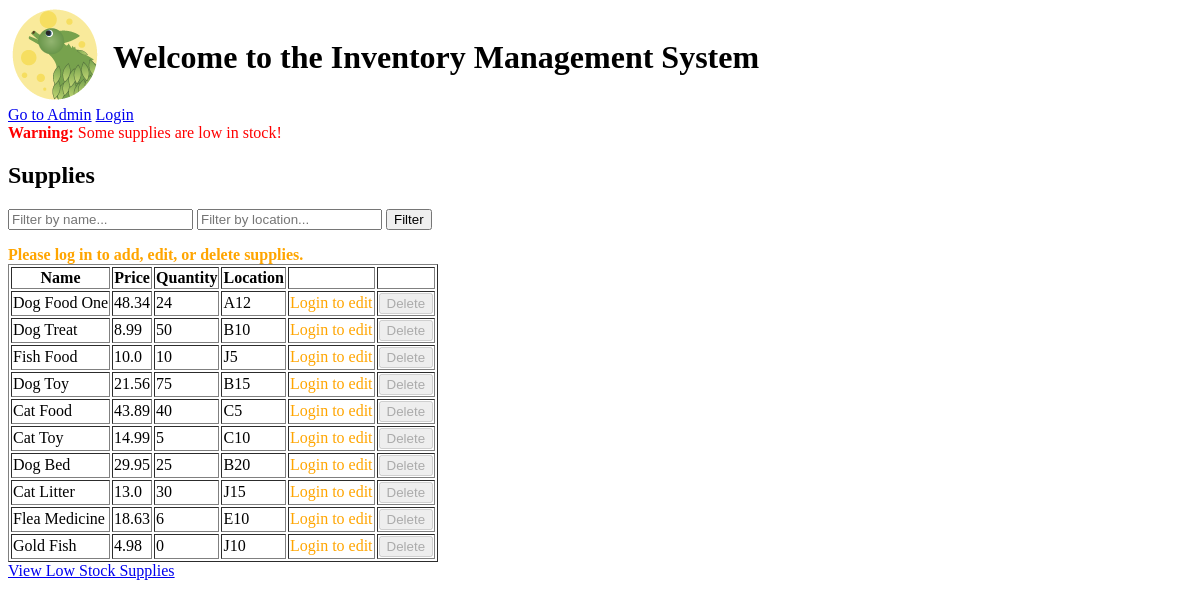
The app's page /, older data.
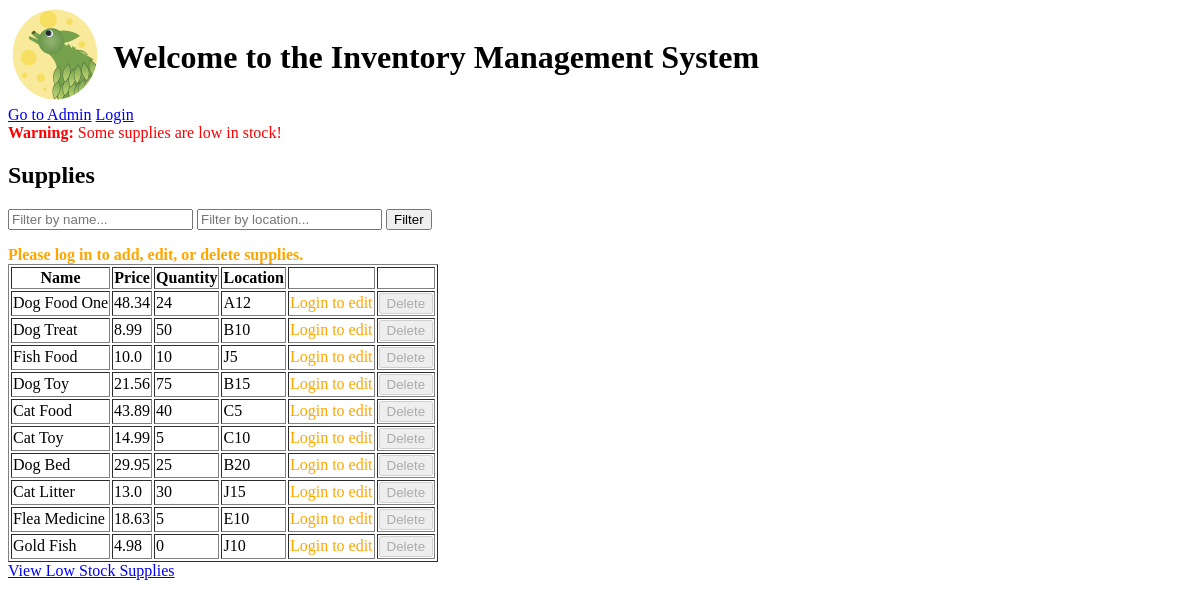
The same page, newer data.
### inventory/models.py (models this page shows, shortened)
class Supply(models.Model):
    name = models.CharField(max_length=255, primary_key=True)
    price = models.FloatField()
    quantity = models.IntegerField()
    location = models.CharField(max_length=255)
    reorder_point = models.PositiveIntegerField(default=5)

### inventory/views.py (the view, shortened to what this page needs)
# urls.py: path('', views.index, name='index'),
def index(request):
    location_query = request.GET.get('location', '')
    name_query = request.GET.get('name', '')
    supplies = Supply.objects.all()
    if location_query:
        supplies = supplies.filter(location__icontains=location_query)
    if name_query:
        supplies = supplies.filter(name__icontains=name_query)
    low_stock_items = Supply.objects.filter(quantity__lte=models.F('reorder_point'))
    context = {
        'supplies': supplies,
        'low_stock_items': low_stock_items,
        'location_query': location_query,
        'name_query': name_query,
    }
    return render(request, 'inventory/index.html', context)

### inventory/templates/inventory/index.html (shortened to what this page needs)
{% load static %}
<!DOCTYPE html>
<html lang="en">
<head>
    <link rel="stylesheet" href="{% static 'css/styles.css' %}">
</head>
<body>
    <div class="header-container">
    <img src="{% static 'icons/TLeafLogo2sm.png' %}" alt="T Leaf Logo">
    <h1>Welcome to the Inventory Management System</h1>
    </div>
    <a href="{% url 'admin:index' %}">Go to Admin</a>
    <a href="{% url 'login' %}">Login</a>
    {% if low_stock_items %}
    <div style="color: red;">
        <strong>Warning:</strong> Some supplies are low in stock!
    </div>
{% else %}
    <div style="color: green;">
        All supplies are adequately stocked.
    </div>
{% endif %}
    <h2>Supplies</h2>
    <form method="get" style="margin-bottom: 1rem;">
        <input type="text" name="name" placeholder="Filter by name..." value="{{ name_query }}">
        <input type="text" name="location" placeholder="Filter by location..." value="{{ location_query }}">
        <button type="submit">Filter</button>
    </form>
    {% if user.is_authenticated %}
    <a href="{% url 'add_supply' %}">Add Supply</a>
{% else %}
    <div style="color: orange;">
        <strong>Please log in to add, edit, or delete supplies.</strong>
    </div>
{% endif %}
    <table border="1">
        <thead>
            <tr>
                <th>Name</th>
                <th>Price</th>
                <th>Quantity</th>
                <th>Location</th>
                <th></th>
                <th></th>
            </tr>
        </thead>
        <tbody>
            {% for supply in supplies %}
            <tr>
                <td>{{ supply.name }}</td>
                <td>{{ supply.price }}</td>
                <td>{{ supply.quantity }}</td>
                <td>{{ supply.location }}</td>
                <td>
                    {% if user.is_authenticated %}
                        <a href="{% url 'edit_supply' supply.name %}">Edit</a>
                    {% else %}
                        <span style="color: orange;">Login to edit</span>
                    {% endif %}
                </td>
                <td>
                    <form action="{% url 'delete_supply' supply.name %}" method="post" style="display:inline;">
                        {% if user.is_authenticated %}
                            <button type="submit">Delete</button>
                        {% else %}
                            <button type="button" disabled>Delete</button>
                        {% endif %}
            </tr>
            {% empty %}
            <tr>
                <td colspan="5">No supplies available.</td>
            </tr>
            {% endfor %}
        </tbody>
    </table>
    <a href="{% url 'low_stock_supplies' %}">View Low Stock Supplies</a>
</body>
</html>

Row changes from the older to the newer data that the page shows:
changed Supply "Flea Medicine": quantity "6" → "5"
